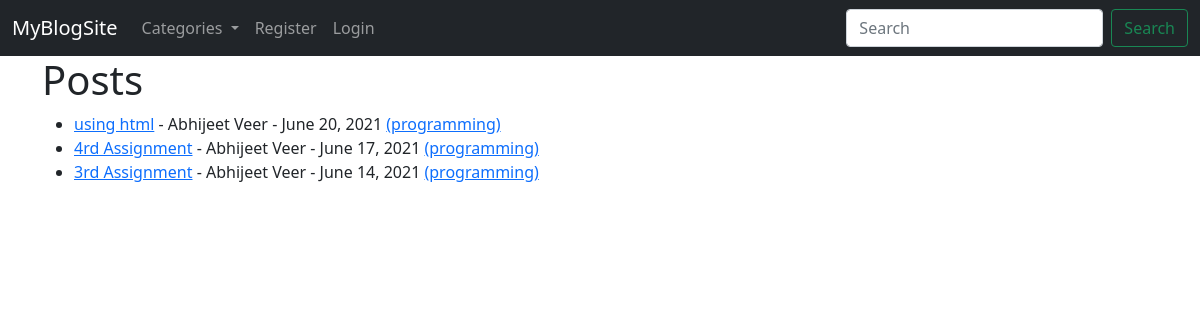
The app's page /, older data.
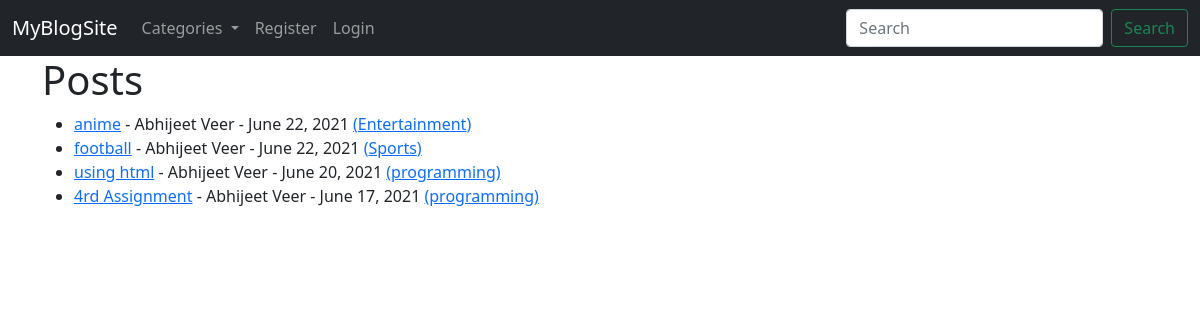
The same page, newer data.
### theblog/models.py (models this page shows, shortened)
class Post(models.Model):
    title=models.CharField(max_length=255)
    title_tag=models.CharField(max_length=255, default="")
    author=models.ForeignKey(User,on_delete=models.CASCADE)
    body=models.TextField()
    post_date=models.DateField(auto_now_add=True)
    category=models.CharField(max_length=255, default="programming")

### theblog/views.py (the view)
# urls.py: path('', HomeView.as_view(), name='home'),
class HomeView(generic.ListView):
    model=Post
    template_name= 'home.html'
    ordering=['-post_date']
    def get_context_data(self, *args, **kwargs):
        cat_menu= Category.objects.all()
        context= super(HomeView,self).get_context_data(*args, **kwargs)
        context["cat_menu"]=cat_menu
        return context

### theblog/models.py (called while the page is built)
    def __str__(self):
        return self.name

### theblog/templates/home.html
{% extends 'base.html' %}
{% block content %}
<h1>Posts</h1>
<ul>
{% for post in object_list %}
   <li><a href="{% url 'article-detail' post.pk %}">{{ post.title }}</a> - {{ post.author.first_name }} {{post.author.last_name}} - {{post.post_date}} <a href="{% url 'category' post.category %}">({{ post.category }})</a></li>
{% endfor %}
</ul>
{% endblock %}

Row changes from the older to the newer data that the page shows:
removed Post: title "3rd Assignment", author.first_name "Abhijeet", author.last_name "Veer", post_date "June 14, 2021", category "programming"
added Post: title "anime", author.first_name "Abhijeet", author.last_name "Veer", post_date "June 22, 2021", category "Entertainment"
added Post: title "football", author.first_name "Abhijeet", author.last_name "Veer", post_date "June 22, 2021", category "Sports"
